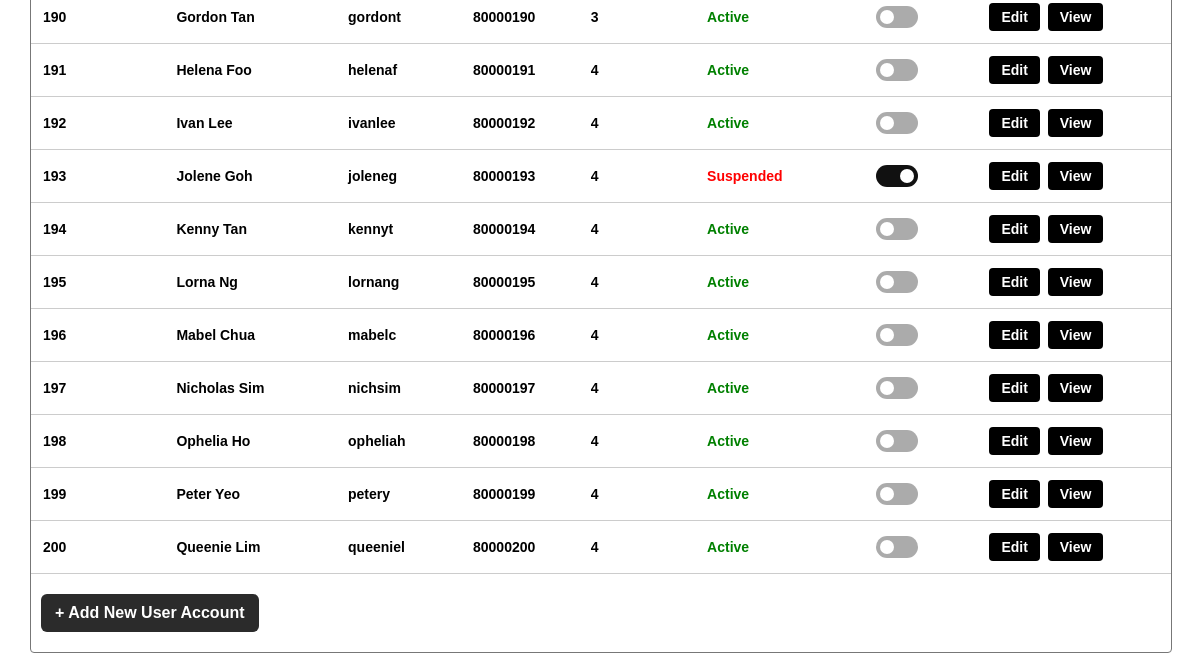
Page /accounts (signed in, lower part) on the earlier database version.
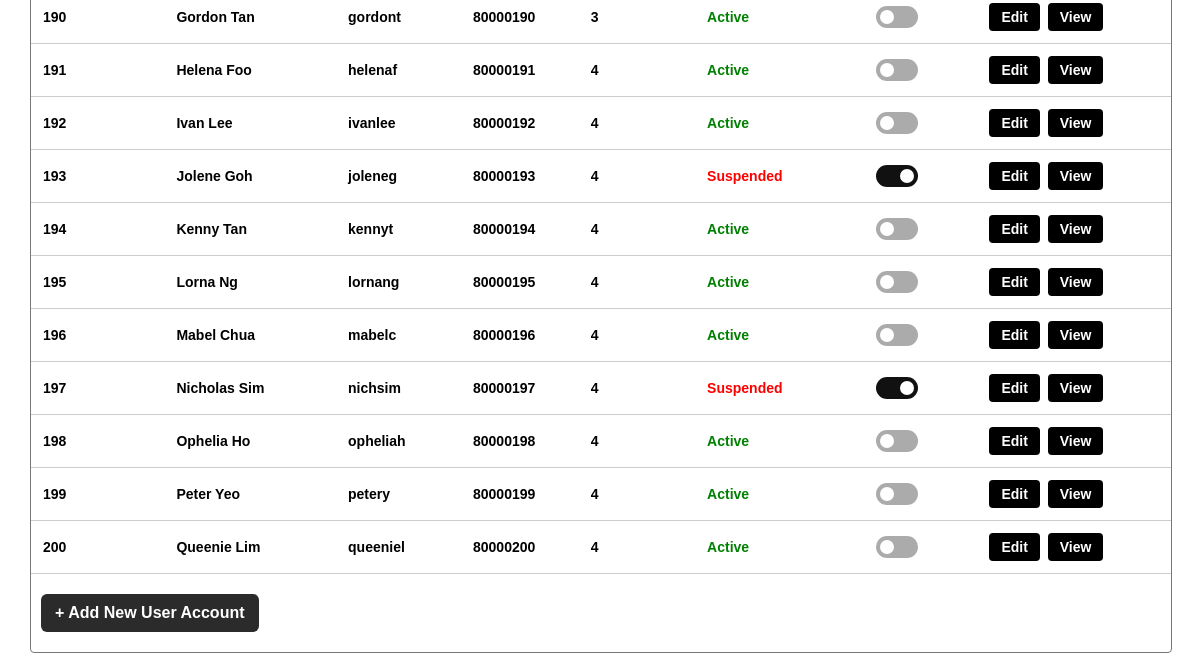
Same page on the later database version.
### tables this page shows
CREATE TABLE user_account(
    account_id INTEGER PRIMARY KEY ,
    full_name TEXT NOT NULL,
    username TEXT NOT NULL UNIQUE,
    password TEXT NOT NULL,
    DOB DATE,
    address TEXT,
    contact_num TEXT NOT NULL,
    profile_id INTEGER NOT NULL,
    account_status TEXT NOT NULL check(account_status in ('ACTIVE', 'SUSPENDED', 'EXPIRED')),
    FOREIGN KEY (profile_id) REFERENCES user_profile(profile_id)

);

### boundary/user_account_routes.py (the view)
@user_account_bp.route('/accounts')
@roles_required(USER_ADMIN)
def list_accounts():
    search_term = request.args.get("search", "")
    if "search" in request.args:
        if search_term.strip():
            controller = search_user_account_controller()
            accounts = controller.searchAccounts(search_term)
        else:
            flash("Account search term is required.", "error")
            controller = view_user_account_controller()
            accounts = controller.viewUserAccount()
    else:
        controller = view_user_account_controller()
        accounts = controller.viewUserAccount()
    return render_template(
        "accounts/list_accounts.html",
        accounts = accounts,
        search_term = search_term
    )

### boundary/access_control.py (called while the page is built)
def roles_required(*allowed_profile_ids):
    def decorator(view_function):
        @wraps(view_function)
        def wrapped_view(*args, **kwargs):
            if not session.get("account_id"):
                flash("Please log in to continue.", "error")
                return redirect(url_for("auth.login"))
            profile_id = session.get("profile_id")
            if profile_id not in allowed_profile_ids:
                flash("You do not have permission to access this page.", "error")
                return redirect(url_for("home"))
            return view_function(*args, **kwargs)
        return wrapped_view
    return decorator

### control/view_user_account_controller.py (called while the page is built)
    def viewUserAccount(self) -> List["UserAccount"]:
        return UserAccount.getAllAccounts()

### db.py (called while the page is built)
def get_connection():
    connection = sqlite3.connect(DB_PATH) #open database
    connection.row_factory = sqlite3.Row #Enable access to columns using name
    connection.execute("PRAGMA foreign_keys = ON") #enforce foreign keys
    return connection

### templates/accounts/list_accounts.html (shortened to what this page needs)
<!DOCTYPE html>
<html>
<head>
</head>
<body>
    <div class="main">
        <div class="table-box">
            <table>
                <tbody>
                    {% if accounts %}
                        {% for account in accounts %}
                            <tr>
                                <td>{{ account.accountId }}</td>
                                <td>{{ account.fullName }}</td>
                                <td>{{ account.userName }}</td>
                                <td>{{ account.contact_number }}</td>
                                <td>{{ account.profileId }}</td>
                                <td>
                                    {% if account.accountStatus == "ACTIVE" %}
                                        <span class="status-text status-active">Active</span>
                                    {% elif account.accountStatus == "SUSPENDED" %}
                                        <span class="status-text status-deactivated">Suspended</span>
                                    {% else %}
                                        <span class="status-text status-expired">{{ account.accountStatus.title() }}</span>
                                    {% endif %}
                                </td>
                                <td>
                                    {% if account.accountStatus == "ACTIVE" %}
                                        <button
                                            class="suspend-toggle is-active"
                                            type="button"
                                            aria-label="Suspend {{ account.fullName }}"
                                            onclick='openSuspendAccountModal({{ account.accountId|tojson }}, {{ account.fullName|tojson }})'
                                        ></button>
                                    {% elif account.accountStatus == "SUSPENDED" %}
                                        <button
                                            class="suspend-toggle is-suspended"
                                            type="button"
                                            aria-label="{{ account.fullName }} is currently suspended"
                                            disabled
                                        ></button>
                                    {% endif %}
                                </td>
                                <td>
                                    <a class="action-btn" href="{{ url_for('user_account.update_accounts') }}">Edit</a>
                                    <a class="action-btn" href="{{ url_for('user_account.view_accounts') }}">View</a>
                                </td>
                            </tr>
                        {% endfor %}
                    {% elif accounts == 0 %}
                        <tr>
                            <td class="empty-row" colspan="8">Search user accounts by name, username, contact number, or status.</td>
                        </tr>
                    {% else %}
                        <tr>
                            <td class="empty-row" colspan="8">No user accounts found.</td>
                        </tr>
                    {% endif %}
                </tbody>
            </table>
            <a class="add-btn" href="{{ url_for('user_account.create_accounts') }}">+ Add New User Account</a>
        </div>
    </div>
</body>
</html>

Differences in the rows shown:
changed user_account "Nicholas Sim": account_status "Active" → "Suspended"
